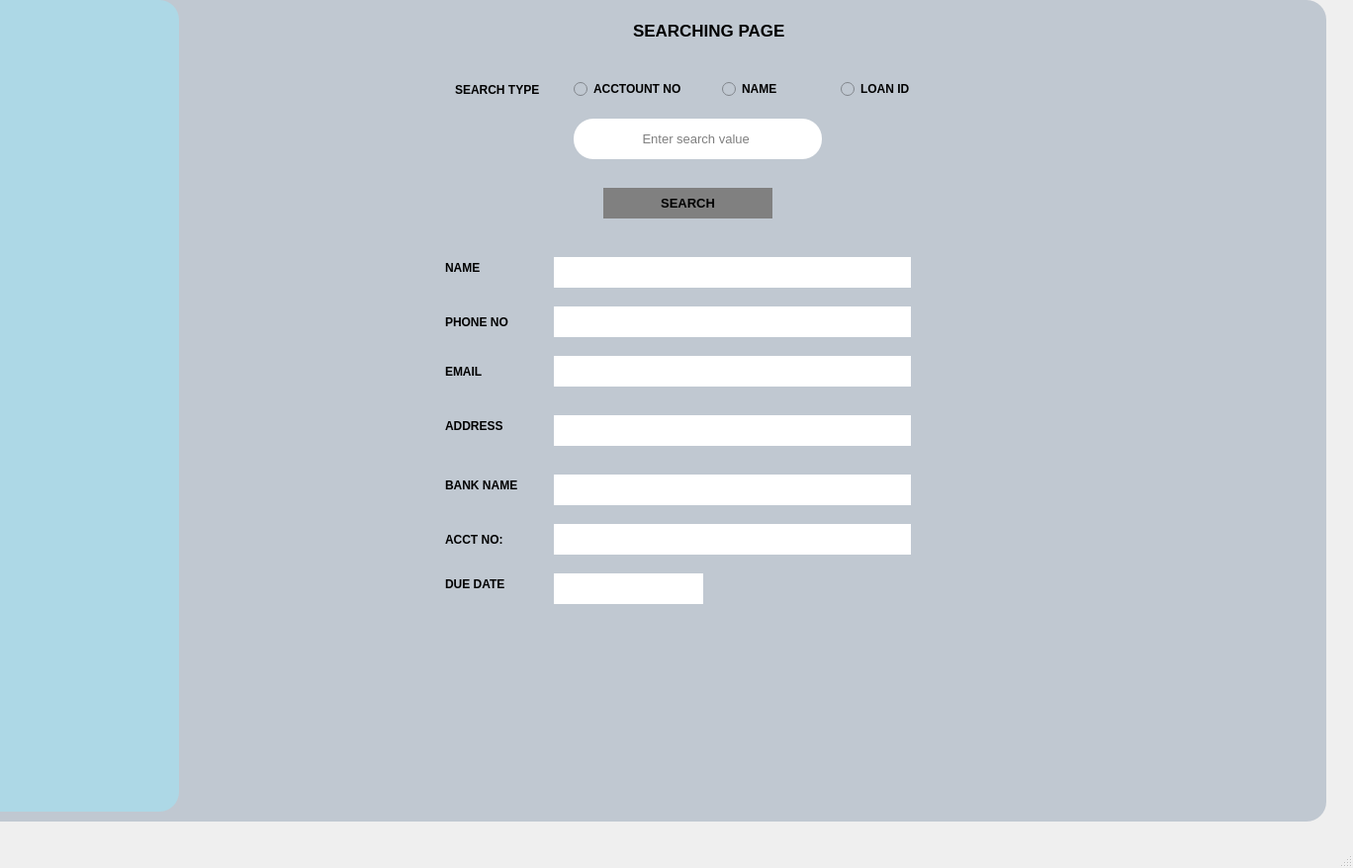
<?xml version="1.0" encoding="UTF-8"?>
<ui version="4.0">
 <class>CSP</class>
 <widget class="QMainWindow" name="CSP">
  <property name="geometry">
   <rect>
    <x>0</x>
    <y>0</y>
    <width>1368</width>
    <height>878</height>
   </rect>
  </property>
  <property name="minimumSize">
   <size>
    <width>1368</width>
    <height>878</height>
   </size>
  </property>
  <property name="maximumSize">
   <size>
    <width>1368</width>
    <height>878</height>
   </size>
  </property>
  <property name="windowTitle">
   <string>Searchingpage</string>
  </property>
  <widget class="QWidget" name="centralwidget">
   <widget class="QFrame" name="F1">
    <property name="geometry">
     <rect>
      <x>-60</x>
      <y>0</y>
      <width>1401</width>
      <height>831</height>
     </rect>
    </property>
    <property name="cursor">
     <cursorShape>ArrowCursor</cursorShape>
    </property>
    <property name="styleSheet">
     <string notr="true">background-color: rgb(192, 200, 209);
border-radius:20px;</string>
    </property>
    <property name="frameShape">
     <enum>QFrame::StyledPanel</enum>
    </property>
    <property name="frameShadow">
     <enum>QFrame::Raised</enum>
    </property>
    <widget class="QFrame" name="F2">
     <property name="geometry">
      <rect>
       <x>0</x>
       <y>0</y>
       <width>241</width>
       <height>821</height>
      </rect>
     </property>
     <property name="styleSheet">
      <string notr="true">background-color: lightblue;
border-radius:20px;</string>
     </property>
     <property name="frameShape">
      <enum>QFrame::StyledPanel</enum>
     </property>
     <property name="frameShadow">
      <enum>QFrame::Raised</enum>
     </property>
    </widget>
    <widget class="QRadioButton" name="ACCT">
     <property name="geometry">
      <rect>
       <x>640</x>
       <y>80</y>
       <width>121</width>
       <height>20</height>
      </rect>
     </property>
     <property name="font">
      <font>
       <weight>75</weight>
       <bold>true</bold>
      </font>
     </property>
     <property name="cursor">
      <cursorShape>PointingHandCursor</cursorShape>
     </property>
     <property name="text">
      <string>ACCTOUNT NO</string>
     </property>
    </widget>
    <widget class="QRadioButton" name="NAME">
     <property name="geometry">
      <rect>
       <x>790</x>
       <y>80</y>
       <width>95</width>
       <height>20</height>
      </rect>
     </property>
     <property name="font">
      <font>
       <weight>75</weight>
       <bold>true</bold>
      </font>
     </property>
     <property name="cursor">
      <cursorShape>PointingHandCursor</cursorShape>
     </property>
     <property name="text">
      <string>NAME</string>
     </property>
    </widget>
    <widget class="QRadioButton" name="LOAN">
     <property name="geometry">
      <rect>
       <x>910</x>
       <y>80</y>
       <width>95</width>
       <height>20</height>
      </rect>
     </property>
     <property name="font">
      <font>
       <weight>75</weight>
       <bold>true</bold>
      </font>
     </property>
     <property name="cursor">
      <cursorShape>PointingHandCursor</cursorShape>
     </property>
     <property name="text">
      <string>LOAN ID</string>
     </property>
    </widget>
    <widget class="QPushButton" name="b1">
     <property name="geometry">
      <rect>
       <x>670</x>
       <y>190</y>
       <width>171</width>
       <height>31</height>
      </rect>
     </property>
     <property name="font">
      <font>
       <pointsize>10</pointsize>
       <weight>75</weight>
       <bold>true</bold>
      </font>
     </property>
     <property name="cursor">
      <cursorShape>PointingHandCursor</cursorShape>
     </property>
     <property name="styleSheet">
      <string notr="true">background-color: grey;
border:10px;</string>
     </property>
     <property name="text">
      <string>SEARCH</string>
     </property>
    </widget>
    <widget class="QLabel" name="label">
     <property name="geometry">
      <rect>
       <x>510</x>
       <y>260</y>
       <width>151</width>
       <height>21</height>
      </rect>
     </property>
     <property name="font">
      <font>
       <pointsize>9</pointsize>
       <weight>75</weight>
       <bold>true</bold>
      </font>
     </property>
     <property name="text">
      <string>NAME</string>
     </property>
    </widget>
    <widget class="QLabel" name="label_2">
     <property name="geometry">
      <rect>
       <x>510</x>
       <y>310</y>
       <width>141</width>
       <height>31</height>
      </rect>
     </property>
     <property name="font">
      <font>
       <pointsize>9</pointsize>
       <weight>75</weight>
       <bold>true</bold>
      </font>
     </property>
     <property name="text">
      <string>PHONE NO</string>
     </property>
    </widget>
    <widget class="QLabel" name="label_3">
     <property name="geometry">
      <rect>
       <x>510</x>
       <y>360</y>
       <width>141</width>
       <height>31</height>
      </rect>
     </property>
     <property name="font">
      <font>
       <pointsize>9</pointsize>
       <weight>75</weight>
       <bold>true</bold>
      </font>
     </property>
     <property name="text">
      <string>EMAIL</string>
     </property>
    </widget>
    <widget class="QLabel" name="label_4">
     <property name="geometry">
      <rect>
       <x>510</x>
       <y>420</y>
       <width>91</width>
       <height>21</height>
      </rect>
     </property>
     <property name="font">
      <font>
       <pointsize>9</pointsize>
       <weight>75</weight>
       <bold>true</bold>
      </font>
     </property>
     <property name="text">
      <string>ADDRESS</string>
     </property>
    </widget>
    <widget class="QLabel" name="label_5">
     <property name="geometry">
      <rect>
       <x>510</x>
       <y>530</y>
       <width>131</width>
       <height>31</height>
      </rect>
     </property>
     <property name="font">
      <font>
       <pointsize>9</pointsize>
       <weight>75</weight>
       <bold>true</bold>
      </font>
     </property>
     <property name="text">
      <string>ACCT NO:</string>
     </property>
    </widget>
    <widget class="QLabel" name="label_7">
     <property name="geometry">
      <rect>
       <x>510</x>
       <y>470</y>
       <width>101</width>
       <height>41</height>
      </rect>
     </property>
     <property name="font">
      <font>
       <pointsize>9</pointsize>
       <weight>75</weight>
       <bold>true</bold>
      </font>
     </property>
     <property name="text">
      <string>BANK NAME</string>
     </property>
    </widget>
    <widget class="QLineEdit" name="sear">
     <property name="geometry">
      <rect>
       <x>640</x>
       <y>120</y>
       <width>251</width>
       <height>41</height>
      </rect>
     </property>
     <property name="font">
      <font>
       <pointsize>10</pointsize>
      </font>
     </property>
     <property name="layoutDirection">
      <enum>Qt::LeftToRight</enum>
     </property>
     <property name="autoFillBackground">
      <bool>false</bool>
     </property>
     <property name="styleSheet">
      <string notr="true">background-color: rgb(255, 255, 255);</string>
     </property>
     <property name="echoMode">
      <enum>QLineEdit::Normal</enum>
     </property>
     <property name="alignment">
      <set>Qt::AlignCenter</set>
     </property>
     <property name="placeholderText">
      <string>Enter search value </string>
     </property>
    </widget>
    <widget class="QLabel" name="nam">
     <property name="geometry">
      <rect>
       <x>620</x>
       <y>260</y>
       <width>361</width>
       <height>31</height>
      </rect>
     </property>
     <property name="font">
      <font>
       <pointsize>10</pointsize>
      </font>
     </property>
     <property name="cursor">
      <cursorShape>ForbiddenCursor</cursorShape>
     </property>
     <property name="styleSheet">
      <string notr="true">
background-color: rgb(255, 255, 255);</string>
     </property>
     <property name="text">
      <string/>
     </property>
    </widget>
    <widget class="QLabel" name="ph">
     <property name="geometry">
      <rect>
       <x>620</x>
       <y>310</y>
       <width>361</width>
       <height>31</height>
      </rect>
     </property>
     <property name="font">
      <font>
       <pointsize>10</pointsize>
      </font>
     </property>
     <property name="cursor">
      <cursorShape>ForbiddenCursor</cursorShape>
     </property>
     <property name="styleSheet">
      <string notr="true">
background-color: rgb(255, 255, 255);</string>
     </property>
     <property name="text">
      <string/>
     </property>
    </widget>
    <widget class="QLabel" name="em">
     <property name="geometry">
      <rect>
       <x>620</x>
       <y>360</y>
       <width>361</width>
       <height>31</height>
      </rect>
     </property>
     <property name="font">
      <font>
       <pointsize>10</pointsize>
      </font>
     </property>
     <property name="cursor">
      <cursorShape>ForbiddenCursor</cursorShape>
     </property>
     <property name="styleSheet">
      <string notr="true">
background-color: rgb(255, 255, 255);</string>
     </property>
     <property name="text">
      <string/>
     </property>
    </widget>
    <widget class="QLabel" name="add">
     <property name="geometry">
      <rect>
       <x>620</x>
       <y>420</y>
       <width>361</width>
       <height>31</height>
      </rect>
     </property>
     <property name="font">
      <font>
       <pointsize>10</pointsize>
      </font>
     </property>
     <property name="cursor">
      <cursorShape>ForbiddenCursor</cursorShape>
     </property>
     <property name="styleSheet">
      <string notr="true">
background-color: rgb(255, 255, 255);</string>
     </property>
     <property name="text">
      <string/>
     </property>
    </widget>
    <widget class="QLabel" name="bn">
     <property name="geometry">
      <rect>
       <x>620</x>
       <y>480</y>
       <width>361</width>
       <height>31</height>
      </rect>
     </property>
     <property name="font">
      <font>
       <pointsize>10</pointsize>
      </font>
     </property>
     <property name="cursor">
      <cursorShape>ForbiddenCursor</cursorShape>
     </property>
     <property name="styleSheet">
      <string notr="true">
background-color:rgb(255, 255, 255)</string>
     </property>
     <property name="text">
      <string/>
     </property>
    </widget>
    <widget class="QLabel" name="acct">
     <property name="geometry">
      <rect>
       <x>620</x>
       <y>530</y>
       <width>361</width>
       <height>31</height>
      </rect>
     </property>
     <property name="font">
      <font>
       <pointsize>10</pointsize>
      </font>
     </property>
     <property name="cursor">
      <cursorShape>ForbiddenCursor</cursorShape>
     </property>
     <property name="styleSheet">
      <string notr="true">
background-color: rgb(255, 255, 255);</string>
     </property>
     <property name="text">
      <string/>
     </property>
    </widget>
    <widget class="QLabel" name="label_15">
     <property name="geometry">
      <rect>
       <x>510</x>
       <y>570</y>
       <width>91</width>
       <height>41</height>
      </rect>
     </property>
     <property name="font">
      <font>
       <pointsize>9</pointsize>
       <weight>75</weight>
       <bold>true</bold>
      </font>
     </property>
     <property name="text">
      <string>DUE DATE</string>
     </property>
    </widget>
    <widget class="QLabel" name="dueD">
     <property name="geometry">
      <rect>
       <x>620</x>
       <y>580</y>
       <width>151</width>
       <height>31</height>
      </rect>
     </property>
     <property name="font">
      <font>
       <pointsize>10</pointsize>
      </font>
     </property>
     <property name="cursor">
      <cursorShape>ForbiddenCursor</cursorShape>
     </property>
     <property name="styleSheet">
      <string notr="true">
background-color: rgb(255, 255, 255)</string>
     </property>
     <property name="text">
      <string/>
     </property>
    </widget>
    <widget class="QLabel" name="label_17">
     <property name="geometry">
      <rect>
       <x>700</x>
       <y>10</y>
       <width>201</width>
       <height>41</height>
      </rect>
     </property>
     <property name="font">
      <font>
       <pointsize>13</pointsize>
       <weight>75</weight>
       <bold>true</bold>
      </font>
     </property>
     <property name="text">
      <string>SEARCHING PAGE</string>
     </property>
    </widget>
    <widget class="QLabel" name="label_8">
     <property name="geometry">
      <rect>
       <x>520</x>
       <y>80</y>
       <width>91</width>
       <height>21</height>
      </rect>
     </property>
     <property name="font">
      <font>
       <pointsize>9</pointsize>
       <weight>75</weight>
       <bold>true</bold>
      </font>
     </property>
     <property name="text">
      <string>SEARCH TYPE</string>
     </property>
    </widget>
   </widget>
  </widget>
  <widget class="QMenuBar" name="menubar">
   <property name="geometry">
    <rect>
     <x>0</x>
     <y>0</y>
     <width>1368</width>
     <height>27</height>
    </rect>
   </property>
  </widget>
  <widget class="QStatusBar" name="statusbar"/>
 </widget>
 <resources/>
 <connections/>
</ui>
